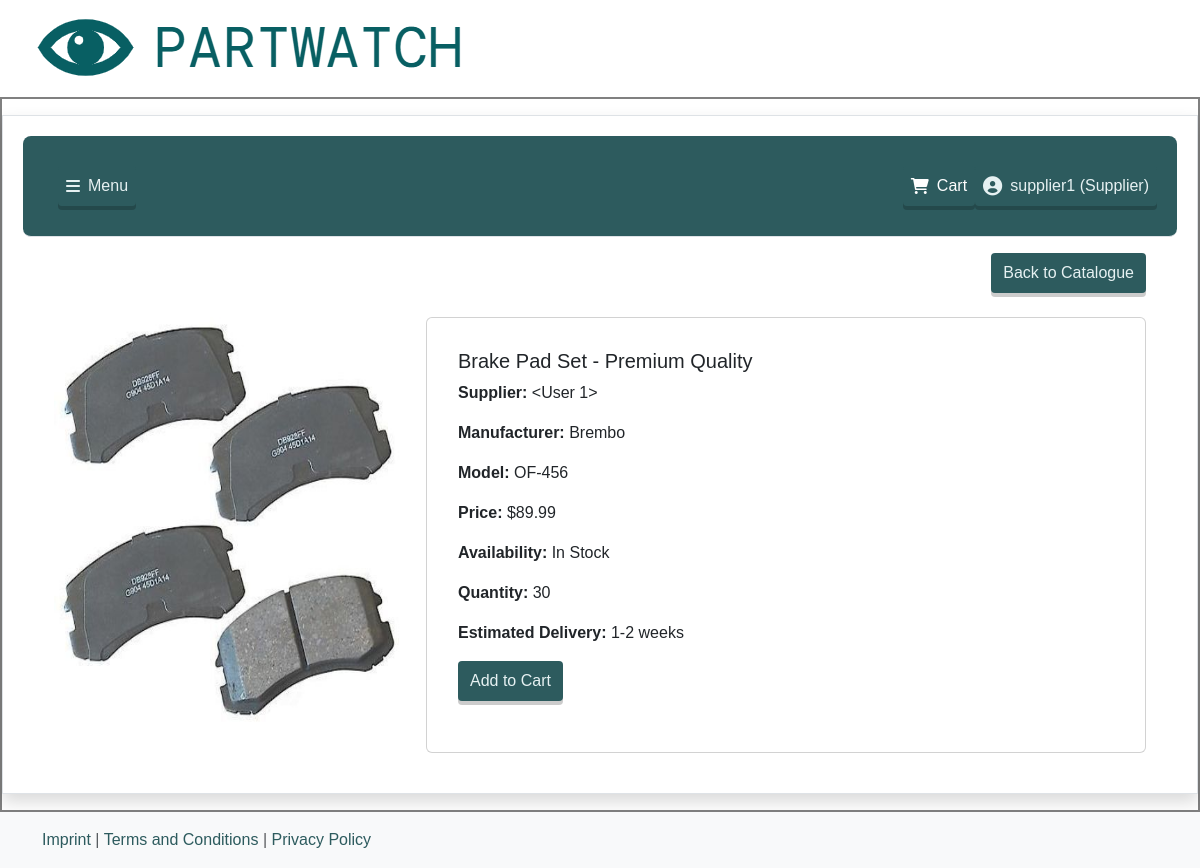
The app's page /part/3 (signed in) with its own data.
### models.py (models this page shows, shortened)
class User(db.Model, UserMixin):
    id = db.Column(db.Integer, primary_key=True)
    username = db.Column(db.String(150), unique=True, nullable=False)
    email = db.Column(db.String(150), unique=True, nullable=False)
    password = db.Column(db.String(200), nullable=False)
    role = db.Column(db.String(50), nullable=False)

class Part(db.Model):
    id = db.Column(db.Integer, primary_key=True)
    name = db.Column(db.String(150), nullable=False)
    supplier_id = db.Column(db.Integer, db.ForeignKey('user.id'), nullable=False)
    supplier = db.relationship('User', backref=db.backref('parts', lazy=True, cascade="all, delete-orphan"))
    price = db.Column(db.Float, nullable=False)
    availability = db.Column(db.String(100), nullable=False)
    quantity = db.Column(db.Integer, nullable=False)
    delivery = db.Column(db.String(100), nullable=False)
    image = db.Column(db.String(200), nullable=True)
    description = db.Column(db.Text, nullable=False)
    manufacturer = db.Column(db.String(100), nullable=False)
    model = db.Column(db.String(100), nullable=False)
    deleted = db.Column(db.Boolean, default=False)  # Soft delete flag
    purchases = db.relationship('Purchase', back_populates='part', lazy=True, cascade="all, delete-orphan")
    @property
    def image_url(self):
        if self.image:
            return url_for('static', filename=f'images/{self.image}')
        return url_for('static', filename='images/default.png')

### app.py (the view)
@app.route('/part/<int:part_id>', methods=['GET'])
@login_required
def view_part(part_id):
    part = Part.query.get_or_404(part_id)
    return render_template('view_part.html', part=part)

### app.py (called while the page is built)
@login_manager.user_loader
def load_user(user_id):
    return User.query.get(int(user_id))

### templates/view_part.html (shortened to what this page needs)
{% extends "base.html" %}
{% block CONTENT %}
<div class="container">
    <div class="row mb-4">
        <div class="col-12 text-end">
            <a href="{{ url_for('catalogue') }}" class="custom-button">Back to Catalogue</a>
        </div>
    </div>
    <div class="row mb-4 align-items-stretch">
        <div class="col-md-4">
            <img src="{{ part.image_url }}" class="view-part-img" alt="{{ part.name }}">
        </div>
        <div class="col-md-8">
            <div class="card h-100">
                <div class="card-body">
                    <h5 class="card-title">{{ part.name }}</h5>
                    <p class="card-text"><strong>Supplier:</strong> {{ part.supplier }}</p>
                    <p class="card-text"><strong>Manufacturer:</strong> {{ part.manufacturer }}</p>
                    <p class="card-text"><strong>Model:</strong> {{ part.model }}</p>
                    <p class="card-text"><strong>Price:</strong> ${{ part.price }}</p>
                    <p class="card-text"><strong>Availability:</strong> {{ part.availability }}</p>
                    <p class="card-text"><strong>Quantity:</strong> {{ part.quantity }}</p>
                    <p class="card-text"><strong>Estimated Delivery:</strong> {{ part.delivery }}</p>
                    <form method="POST" action="{{ url_for('add_to_cart', part_id=part.id) }}">
                        <button type="submit" class="custom-button">Add to Cart</button>
                    </form>
                </div>
            </div>
        </div>
    </div>
</div>
{% endblock %}

### templates/base.html (shortened to what this page needs)
<!doctype html>
<html lang="en">
<head>
    {{ bootstrap.load_css() }}
    <link rel="stylesheet" href="{{ url_for('static', filename='css/style.css') }}">
    <link rel="stylesheet" href="https://cdnjs.cloudflare.com/ajax/libs/font-awesome/6.0.0-beta3/css/all.min.css">
</head>
<body>
    <header>
        <a href="{{ url_for('index') }}">
            <img src="{{ url_for('static', filename='images/logo.png') }}" alt="Logo" class="logo">
        </a>
    </header>
    <div class="main-container">
        <div class="container-fluid border shadow pb-3 my-3">
            <nav class="navbar navbar-expand-xl border-bottom mb-3" style="background: #2d5b5e; border-radius: 8px;">
                <div class="container-fluid px-0">
                    <div class="collapse navbar-collapse" id="navbarSupportedContent">
                        <ul class="navbar-nav w-100">
                            {% if current_user.is_authenticated %}
                                <li class="nav-item dropdown">
                                    <a class="nav-link custom-button" id="hoverDropdown">
                                        <i class="fas fa-bars"></i>
                                        <span>Menu</span>
                                    </a>
                                </li>
                                <li class="nav-item ms-auto">
                                    <a class="nav-link custom-button" href="{{ url_for('cart') }}">
                                        <i class="fas fa-shopping-cart cart-icon"></i>
                                        <span class="cart-text">Cart</span>
                                    </a>
                                </li>
                                <li class="nav-item">
                                    <a class="nav-link custom-button profile-link" href="{{ url_for('profile') }}">
                                        <i class="fas fa-user-circle user-icon"></i>
                                        <span>{{ current_user.username }} ({{ current_user.role | capitalize }})</span>
                                    </a>
                                </li>
                            {% else %}
                                <li class="nav-item">
                                    <a class="nav-link custom-button fs-4 fw-bold text-light py-2 px-3" href="{{ url_for('login') }}">
                                        <i class="fas fa-sign-in-alt"></i> Login
                                    </a>
                                </li>
                            {% endif %}
                        </ul>
                    </div>
                </div>
            </nav>
            <main>
                <div class="container">
                {% block CONTENT %}{% endblock %}
                </div>
            </main>
        </div>
    </div>
    <footer class="footer mt-auto py-3 bg-light">
        <div class="container">
            <span class="text-muted">
                <a href="{{ url_for('imprint') }}">Imprint</a> |
                <a href="{{ url_for('terms') }}">Terms and Conditions</a> |
                <a href="{{ url_for('privacy') }}">Privacy Policy</a>
            </span>
        </div>
    </footer>
</body>
</html>

### static/css/style.css (style rules this page uses)
:root { --primary-color: #2d5b5e; --primary-light: #597f82; --text-light: #e6f1f2; --border-color: #808080; --blue-color: #1e90ff; --blue-light: #63b8ff; --spacing-sm: 8px; --spacing-md: 12px; --spacing-lg: 16px; --border-radius: 4px; --transition-default: all 0.3s ease; }
body { font-family: sans-serif; margin: 0; padding: 0; box-sizing: border-box; }
.container-fluid { padding: 20px; }
.main-container { border: 2px solid var(--border-color); padding: 0; }
.navbar { margin-bottom: 20px; padding: 10px 20px; }
.card { margin-bottom: 20px; padding: 15px; }
.footer { margin-top: 40px; padding: 20px; }
a { color: var(--primary-color); text-decoration: none; }
.custom-button, .btn-blue, .btn-primary, .btn-yellow, .btn-red { padding: var(--spacing-sm) var(--spacing-md); border-radius: var(--border-radius); transition: var(--transition-default); display: inline-flex; align-items: center; gap: var(--spacing-sm); position: relative; border: none; box-shadow: 0 4px 0px rgba(0, 0, 0, 0.2); }
.custom-button, .btn-primary { background-color: var(--primary-color); color: var(--text-light) !important; box-shadow: 0 4px 0px rgba(0, 0, 0, 0.2); transition: transform 0.2s ease, box-shadow 0.2s ease; }
.view-part-img { width: 100%; height: 100%; object-fit: fill; }
.nav-item.dropdown { position: relative; display: inline-block; margin-right: auto; margin-left: 15px; }
.nav-item.dropdown > a:after { content: ''; position: absolute; bottom: -10px; left: 0; width: 100%; height: 10px; }
.profile-link { color: var(--text-light) !important; padding: var(--spacing-sm) var(--spacing-md); border-radius: var(--border-radius); transition: var(--transition-default); display: inline-flex; align-items: center; gap: var(--spacing-sm); position: relative; }
.profile-link::after { content: ''; position: absolute; bottom: 2px; left: 30px; right: var(--spacing-md); height: 1px; background-color: var(--text-light); transform: scaleX(0); transition: transform 0.3s ease; }
.profile-link .user-icon { font-size: 1.2em; transition: transform 0.3s ease; }
.cart-icon, .cart-text { color: white; }

### records on screen
User: username "supplier1", role "Supplier"
Part: image_url (picture), name "Brake Pad Set - Premium Quality", manufacturer "Brembo", model "OF-456", price "89.99", availability "In Stock", quantity "30", delivery "1-2 weeks"

### other values on screen
{{ part.supplier }} "<User 1>"
